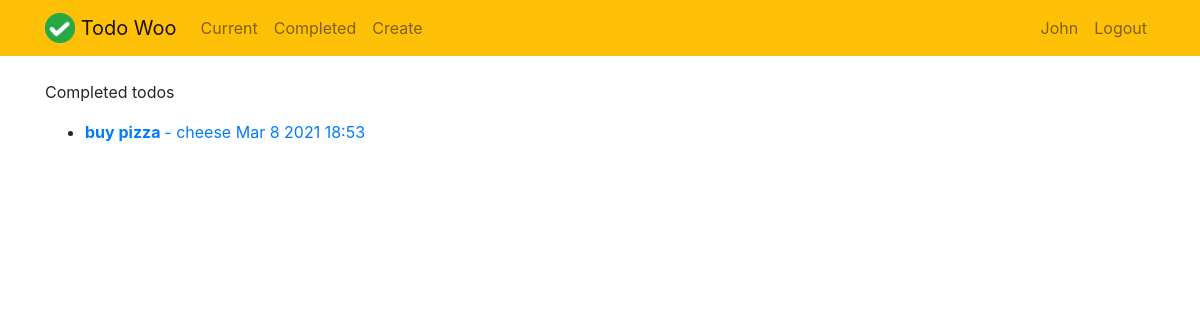
Page /completed/ (signed in) on the committed database.
### todoApp/models.py (models this page shows, shortened)
class Todo(models.Model):
    title=models.CharField(max_length=100)
    memo=models.TextField(blank=True)
    created=models.DateTimeField(auto_now_add=True)
    datecompleted=models.DateTimeField(null=True,blank=True)
    important=models.BooleanField(default=False)
    user=models.ForeignKey(User,on_delete=models.CASCADE)

### todoApp/views.py (the view)
# urls.py: path('completed/',views.completedtodos,name='completedtodos'),
@login_required
def completedtodos(request):
    username = User.get_short_name(request.user)
    todos=Todo.objects.filter(user=request.user,datecompleted__isnull=False).order_by('-datecompleted')
    return render(request,'todoApp/completedtodos.html',{'todos':todos,'username':username})

### todoApp/templates/todoApp/completedtodos.html
{% extends 'todoApp/base.html' %}
{% block content %}
<br>
{% if not todos %}
  Hey {{ username | capfirst }} ! You have  not completed any todos
{% else %}
<p>Completed todos</p>
<ul>
  {%  for todo in todos %}
  <li>
      <a href="{% url 'viewtodo' todo.id %}">
      {% if todo.important %} <b> {% endif %} {{ todo.title }}  {% if todo.important %} </b> {% endif %}
     {% if todo.memo %} - {{todo.memo }} {% endif %}
     {{ todo.datecompleted |date:'M j Y H:i' }}
     </a>
   </li>
  {% endfor %}
  </ul>
{% endif %}
{% endblock %}

### todoApp/templates/todoApp/base.html (shortened to what this page needs)
{% load static %}
<!doctype html>
<html lang="en">
<head>
    <link rel="stylesheet" href="https://stackpath.bootstrapcdn.com/bootstrap/4.4.1/css/bootstrap.min.css">
</head>
<body>
<nav class="navbar navbar-expand-md navbar-light bg-warning ">
<div class="container">
    <a class="navbar-brand" href="">
         <img src="{% static 'todoApp/logo.png' %}" width="30" height="30" class="d-inline-block align-top">
        <span>Todo Woo</span>
    </a>
    <div class="collapse navbar-collapse" id="navbarNav">
    {% if user.is_authenticated %}
        <ul class="navbar-nav mr-auto">
                <li class="nav-item {{ current }}">
                    <a class="nav-link" href="{% url 'currenttodos' %}">Current</a>
                </li>
                <li class="nav-item {{ completed }}">
                    <a class="nav-link" href="{% url 'completedtodos' %}">Completed</a>
                </li>
                <li class="nav-item {{ create }}">
                    <a class="nav-link" href="{% url 'createtodo' %}">Create</a>
                </li>
        </ul>
    {% endif %}
    <ul class="navbar-nav ml-auto">
            {% if user.is_authenticated %}
            <li class="nav-item {{ username }}">
                <a class="nav-link" href="{% url 'userprofile' %}">{{ username | capfirst}}</a>
            </li>
                <li class="nav-item">
                    <a href="#" onclick="$('#signOutBtn').click()" class="nav-link">Logout</a>
                </li>
            {% endif %}
        </ul>
    </div>
</div>
</nav>
<div class="container">
{% block content %}{% endblock %}
</div>
</body>
</html>

### rows in the picture
Todo: title "buy pizza", memo "cheese", datecompleted "Mar 8 2021 18:53"

### other values in the picture
{{ username | capfirst }} "John"
